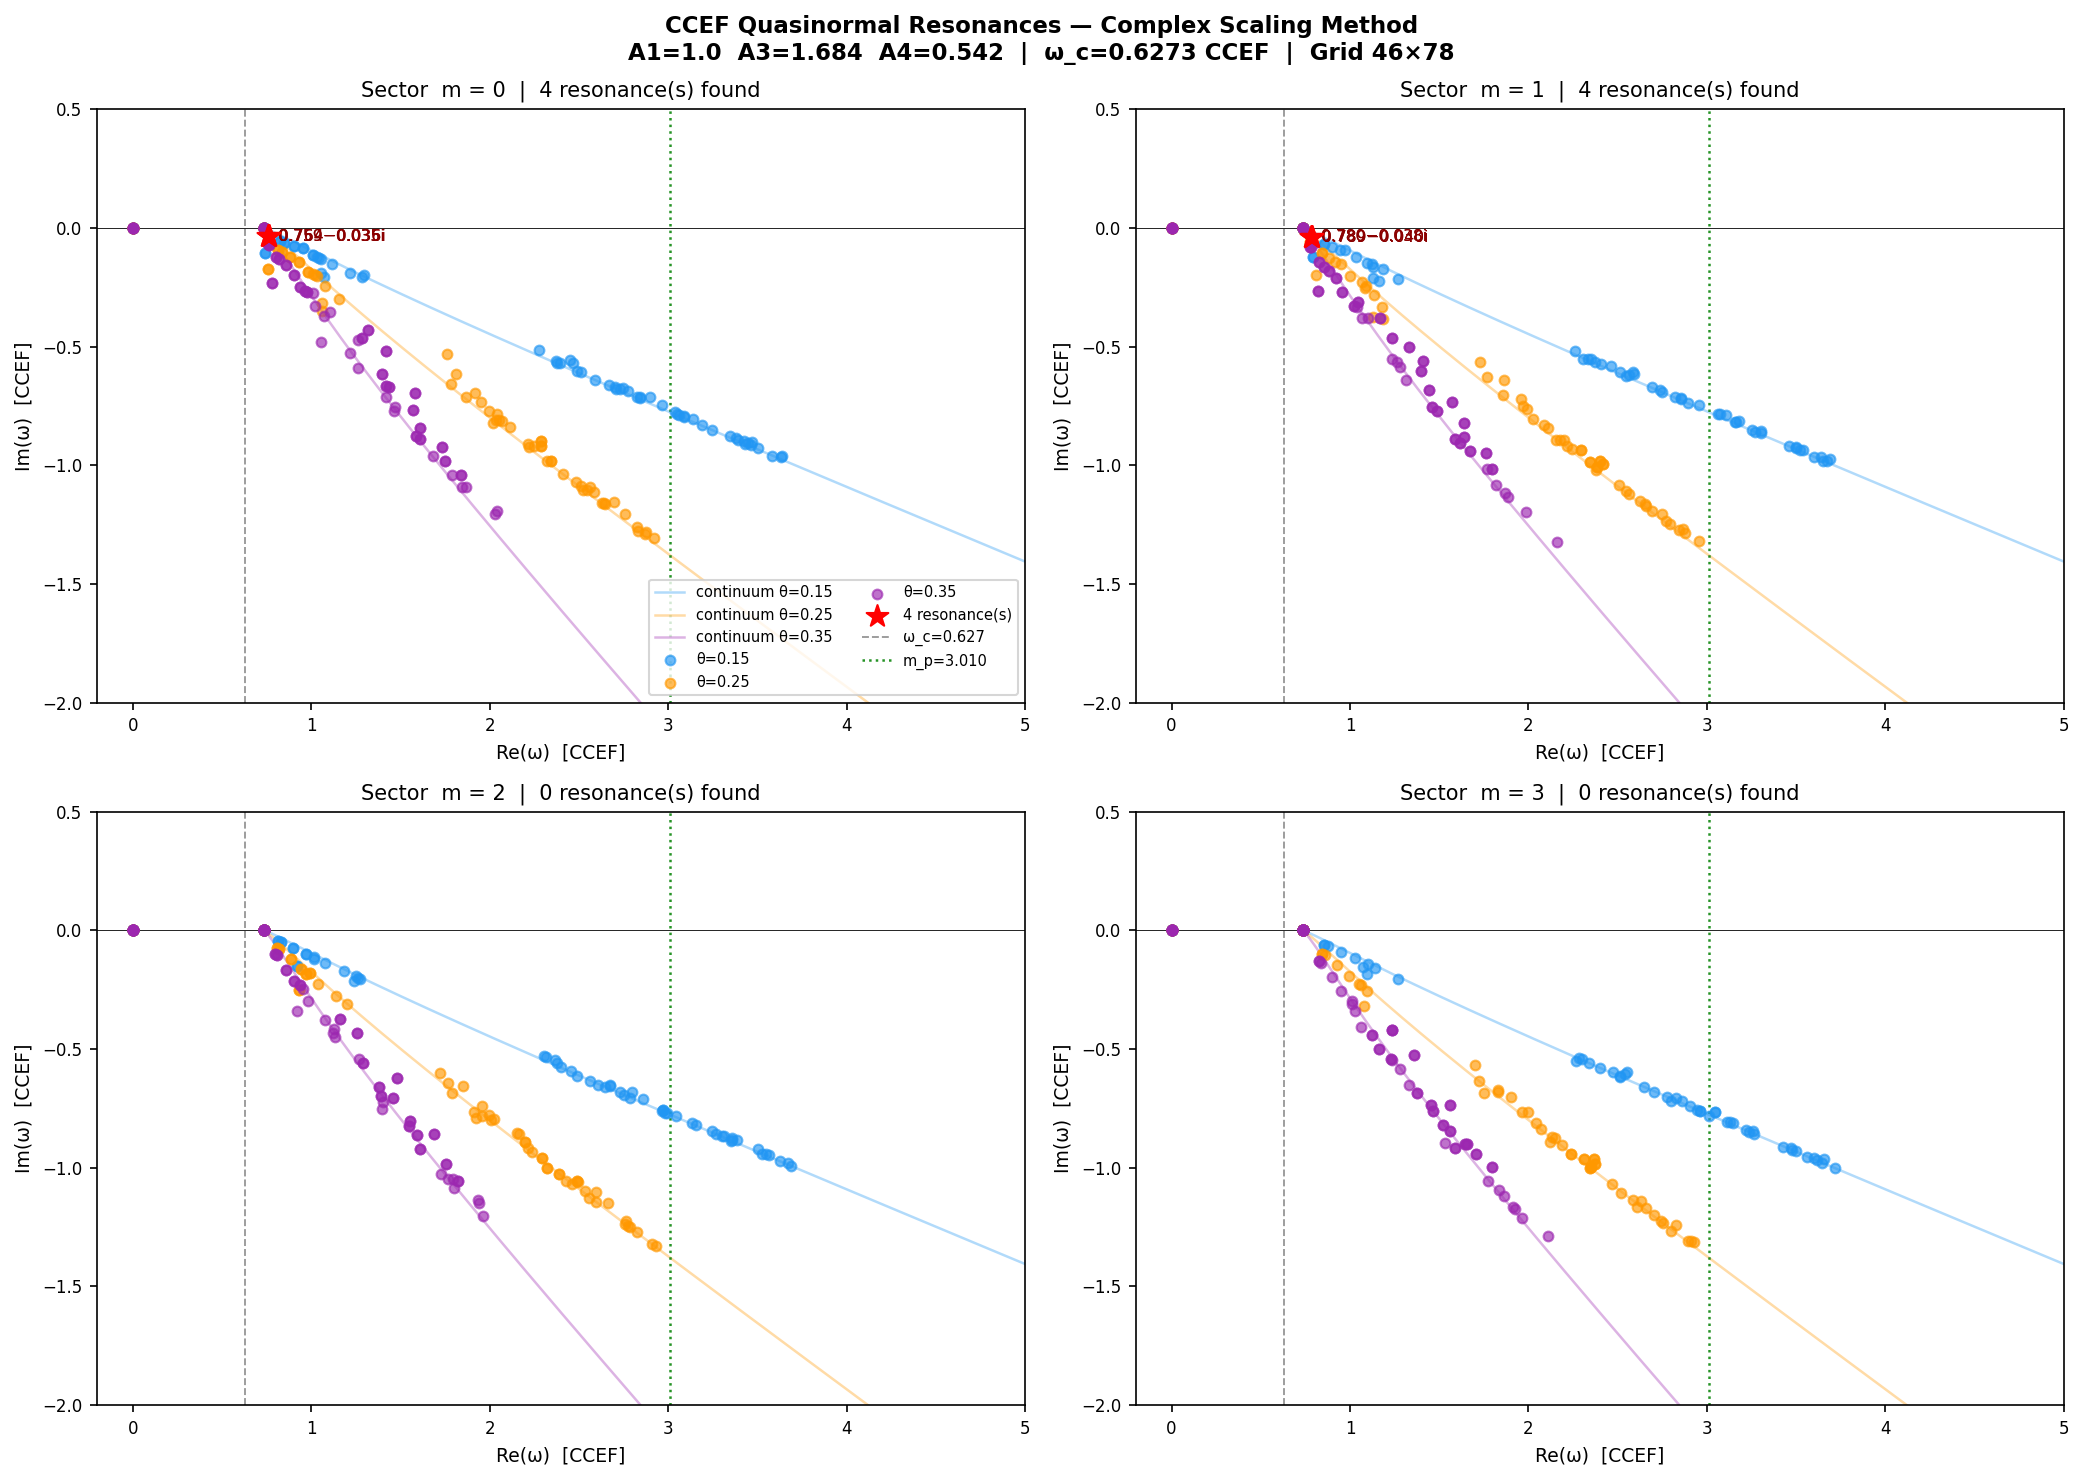

The Python source for this figure:
"""
ccef_resonance.py — Complex scaling eigenproblem for L̂_m
Searches for quasinormal resonances of the Hopf soliton in CCEF.

Theory:
  Under uniform complex scaling  r → r e^{iθ}  the cylindrical Laplacian
  transforms exactly as  Δ_m → e^{-2iθ} Δ_m  (for a uniform dilation of
  both ρ and z).  The fluctuation operator becomes:

      L̂_m(θ) = A3 e^{-4iθ} Δ_m²  −  A1 e^{-2iθ} Δ_m  +  V_bg

  Eigenvalues λ = ω² split into three classes:
    · Bound states  : λ real, λ < ω_c²               (none — proven)
    · Continuum     : λ traces curve from A4 to ∞     (moves with θ)
    · Resonances    : isolated λ with Im(λ)<0,        θ-INDEPENDENT

  Physical resonance observables:
    m_res = Re(√λ_res) × E0     [MeV]
    Γ_res = −2 Im(√λ_res) × E0  [MeV]

Fixed-point parameters (LOCKED — never altered):
  A1=1.000, A3=1.684, A4=0.542, E0=311.73 MeV/CCEF
"""

import numpy as np
import scipy.sparse as sp
import scipy.sparse.linalg as spla
import matplotlib
matplotlib.use('Agg')
import matplotlib.pyplot as plt
import warnings

# ── Fixed-point parameters (LOCKED) ─────────────────────────────────────────
A1, A3, A4 = 1.000, 1.684, 0.542
E0 = 311.73                          # MeV / CCEF
omega_c = np.sqrt(A4 - A1**2 / (4*A3))   # continuum threshold  = 0.6273 CCEF
m_p_ccef = 938.272 / E0             # proton mass in CCEF    = 3.010 CCEF

print(f"A1={A1}  A3={A3}  A4={A4}")
print(f"ω_c  = {omega_c:.4f} CCEF = {omega_c*E0:.1f} MeV")
print(f"m_p  = {m_p_ccef:.4f} CCEF = {m_p_ccef*E0:.1f} MeV")
print(f"Self-dual check: A1 = {A1:.4f}, A3×A4 = {A3*A4:.4f}  (diff {abs(A1-A3*A4)/A1*100:.1f}%)")
print()

# ── Grid (same as ccef_modeshapes to reuse intuition) ───────────────────────
NR, NZ     = 46, 78
RMAX, ZMAX = 16., 14.
dr = RMAX / (NR - 1)
dz = 2*ZMAX / (NZ - 1)
rho_1d = np.linspace(0, RMAX, NR)
z_1d   = np.linspace(-ZMAX, ZMAX, NZ)
RHO, Z = np.meshgrid(rho_1d, z_1d, indexing='ij')
N = NR * NZ

# ── Hopf soliton profile (toroidal Gaussian) ─────────────────────────────────
R_EFF, R_TUBE = 5.0, 2.8
r_tor = np.sqrt((RHO - R_EFF)**2 + Z**2)
Theta = np.pi * np.exp(-r_tor**2 / R_TUBE**2)
sinT  = np.sin(Theta)

# ── Build Δ_m (real, vectorised — no Python loops) ──────────────────────────
def build_Dm(m):
    """Cylindrical Laplacian  Δ_m = ∂²_ρ + (1/ρ)∂_ρ + ∂²_z − m²/ρ²
    with Dirichlet BC on all boundary cells."""
    ii, jj = np.meshgrid(np.arange(1, NR-1), np.arange(1, NZ-1), indexing='ij')
    ii = ii.ravel().astype(np.int64)
    jj = jj.ravel().astype(np.int64)
    idx  = ii * NZ + jj
    rho  = np.maximum(rho_1d[ii], 1e-8)
    n    = len(idx)
    rows, cols, data = [], [], []

    # ∂²/∂ρ²
    rows.append(np.tile(idx, 3))
    cols.append(np.concatenate([(ii-1)*NZ+jj, idx, (ii+1)*NZ+jj]))
    data.append(np.concatenate([np.full(n, 1/dr**2),
                                 np.full(n,-2/dr**2),
                                 np.full(n, 1/dr**2)]))
    # (1/ρ) ∂/∂ρ  (central difference)
    rows.append(np.tile(idx, 2))
    cols.append(np.concatenate([(ii-1)*NZ+jj, (ii+1)*NZ+jj]))
    data.append(np.concatenate([-1/(2*rho*dr), 1/(2*rho*dr)]))

    # ∂²/∂z²
    rows.append(np.tile(idx, 3))
    cols.append(np.concatenate([ii*NZ+(jj-1), idx, ii*NZ+(jj+1)]))
    data.append(np.concatenate([np.full(n, 1/dz**2),
                                 np.full(n,-2/dz**2),
                                 np.full(n, 1/dz**2)]))
    # −m²/ρ²
    if m:
        rows.append(idx); cols.append(idx)
        data.append(-float(m)**2 / rho**2)

    # Boundary rows → zero (Dirichlet)
    bnd = np.concatenate([
        np.arange(NZ, dtype=np.int64),
        np.arange((NR-1)*NZ, NR*NZ, dtype=np.int64),
        np.arange(1, NR-1, dtype=np.int64) * NZ,
        np.arange(1, NR-1, dtype=np.int64) * NZ + (NZ-1)
    ])
    rows.append(bnd); cols.append(bnd); data.append(np.zeros(len(bnd)))

    return sp.csr_matrix(
        (np.concatenate(data), (np.concatenate(rows), np.concatenate(cols))),
        shape=(N, N), dtype=float)

# ── Self-consistent V_bg from  L̂_1 sinΘ = 0 ────────────────────────────────
print("Computing V_bg ...")
D1    = build_Dm(1)
sT    = sinT.ravel()
l1    = D1 @ sT
l2    = D1 @ l1
denom = np.where(np.abs(sT) > 8e-3, sT, np.nan)
with np.errstate(invalid='ignore', divide='ignore'):
    Vbg = np.where(np.isfinite(denom), (A1*l1 - A3*l2) / denom, A4)
Vbg = np.clip(Vbg, -2*A4, 4*A4)
Vbg_sp = sp.diags(Vbg, format='csr')
print(f"  V_bg range: [{Vbg.min():.3f}, {Vbg.max():.3f}] CCEF  (A4={A4})")

# ── Complex-scaled operator ──────────────────────────────────────────────────
def make_Lm_complex(m, theta):
    """
    L̂_m(θ) = A3·e^{-4iθ}·Δ_m²  −  A1·e^{-2iθ}·Δ_m  +  V_bg

    V_bg kept real (valid because V_bg → A4 is short-ranged;
    the only analytic continuation needed is in the asymptotically flat region).
    """
    Dm  = build_Dm(m)
    Dm2 = Dm @ Dm
    p2  = np.exp(-2j * theta)
    p4  = np.exp(-4j * theta)
    return (A3 * p4 * Dm2.astype(complex)
            - A1 * p2 * Dm.astype(complex)
            + Vbg_sp.astype(complex))

# ── Eigenvalue sweep ─────────────────────────────────────────────────────────
# Use three θ values; resonances appear at the SAME λ regardless of θ.
# Continuum eigenvalues rotate as θ changes.
THETAS  = [0.15, 0.25, 0.35]
M_VALS  = [0, 1, 2, 3]
N_EIG   = 20      # eigenvalues per sigma per θ per m

# sigma targets: shift-invert so ARPACK finds eigenvalues nearest to sigma.
# Spread across threshold, intermediate, proton-mass, high-energy.
sigma_targets = [
    omega_c**2 + 0.05j,         # near continuum threshold
    1.0       + 0.20j,          # intermediate range
    m_p_ccef**2 + 0.50j,        # at proton mass scale  (~9.06 CCEF²)
    15.0      + 1.00j,          # above proton mass
]

# Storage: all_lam[m][theta] = array of complex eigenvalues λ
all_lam = {m: {th: [] for th in THETAS} for m in M_VALS}

for m in M_VALS:
    print(f"\n── Sector m = {m} ──")
    for theta in THETAS:
        print(f"  θ = {theta:.2f} rad")
        Lm = make_Lm_complex(m, theta)
        collected = []
        for sigma in sigma_targets:
            try:
                with warnings.catch_warnings():
                    warnings.simplefilter('ignore')
                    vals, _ = spla.eigs(Lm, k=N_EIG, sigma=sigma,
                                        which='LM', tol=1e-7, maxiter=5000)
                collected.append(vals)
                print(f"    σ ≈ {sigma:.3f}:  {len(vals)} eigenvalues")
            except Exception as exc:
                print(f"    σ ≈ {sigma:.3f}:  FAILED ({exc})")
        if collected:
            all_lam[m][theta] = np.concatenate(collected)
        else:
            all_lam[m][theta] = np.array([], dtype=complex)

# ── Convert λ → ω (branch: Re(ω) ≥ 0) ──────────────────────────────────────
def lam_to_omega(lam):
    om = np.sqrt(np.asarray(lam, dtype=complex))
    return np.where(np.real(om) < 0, -om, om)

# ── Identify resonances: θ-stable eigenvalues with Im(λ) < 0 ────────────────
# A resonance must appear within RTOL in all three θ sweeps.
RTOL = 0.08   # CCEF² matching radius in λ-space

resonances = {}   # m → list of complex λ
for m in M_VALS:
    sets = [all_lam[m][th] for th in THETAS if len(all_lam[m][th]) > 0]
    if len(sets) < 2:
        resonances[m] = np.array([], dtype=complex)
        continue

    # Start from the first θ, then intersect with subsequent θ sets
    candidates = sets[0]
    for other in sets[1:]:
        stable = []
        for lam in candidates:
            if len(other) == 0: continue
            if np.min(np.abs(other - lam)) < RTOL:
                stable.append(lam)
        candidates = np.array(stable, dtype=complex)

    # Keep only those with Im(λ) < 0 (physical decaying resonances)
    # and Re(λ) > 0 (above the origin)
    if len(candidates) > 0:
        mask = (np.imag(candidates) < -0.001) & (np.real(candidates) > 0)
        resonances[m] = candidates[mask]
    else:
        resonances[m] = np.array([], dtype=complex)

# ── Plot: complex ω-plane for each sector ────────────────────────────────────
fig, axes = plt.subplots(2, 2, figsize=(14, 10))
fig.suptitle(
    'CCEF Quasinormal Resonances — Complex Scaling Method\n'
    f'A1={A1}  A3={A3}  A4={A4}  |  '
    f'ω_c={omega_c:.4f} CCEF  |  Grid {NR}×{NZ}',
    fontsize=11, fontweight='bold')

th_colors = {0.15: '#2196F3', 0.25: '#FF9800', 0.35: '#9C27B0'}

for ax, m in zip(axes.ravel(), M_VALS):
    # Draw continuum ray (asymptotic, large-k limit): arg(λ) = −4θ for each θ
    for theta in THETAS:
        # Manually trace the theoretical continuum curve λ(k)
        k_vals = np.linspace(0.0, 2.5, 200)
        lam_cont = (A4
                    + A1 * k_vals**2 * np.exp(-2j*theta)
                    + A3 * k_vals**4 * np.exp(-4j*theta))
        om_cont  = lam_to_omega(lam_cont)
        ax.plot(np.real(om_cont), np.imag(om_cont),
                color=th_colors[theta], lw=1.2, alpha=0.35,
                label=f'continuum θ={theta:.2f}' if m == 0 else '')

    # Scatter: all numerical eigenvalues for each θ
    for theta in THETAS:
        lam = all_lam[m][theta]
        if len(lam) == 0: continue
        om = lam_to_omega(lam)
        # Only plot in the physical quadrant / near-physical region
        mask = (np.real(om) >= -0.1) & (np.imag(om) <= 0.3)
        ax.scatter(np.real(om[mask]), np.imag(om[mask]),
                   s=22, alpha=0.65, color=th_colors[theta],
                   label=f'θ={theta:.2f}' if m == 0 else '',
                   zorder=3)

    # Highlight resonances
    res = resonances[m]
    n_res = len(res)
    if n_res > 0:
        om_res = lam_to_omega(res)
        ax.scatter(np.real(om_res), np.imag(om_res),
                   s=120, marker='*', color='red', zorder=6,
                   label=f'{n_res} resonance(s)' if m == 0 else '')
        for i, om in enumerate(sorted(om_res, key=np.real)):
            ax.annotate(
                f'  {np.real(om):.3f}−{abs(np.imag(om)):.3f}i',
                xy=(np.real(om), np.imag(om)),
                fontsize=7.5, va='center', color='darkred')

    # Reference verticals
    ax.axvline(omega_c, ls='--', color='gray', lw=0.9,
               alpha=0.8, label=f'ω_c={omega_c:.3f}' if m == 0 else '')
    ax.axvline(m_p_ccef, ls=':', color='green', lw=1.2,
               alpha=0.85, label=f'm_p={m_p_ccef:.3f}' if m == 0 else '')
    ax.axhline(0, color='k', lw=0.4)

    ax.set_xlabel('Re(ω)  [CCEF]', fontsize=9)
    ax.set_ylabel('Im(ω)  [CCEF]', fontsize=9)
    ax.set_title(f'Sector  m = {m}  |  {n_res} resonance(s) found', fontsize=10)
    ax.set_xlim(-0.2, max(5.0, m_p_ccef + 1.0))
    ax.set_ylim(-2.0, 0.5)
    ax.tick_params(labelsize=8)
    if m == 0:
        ax.legend(fontsize=7, loc='lower right', ncol=2)

plt.tight_layout()
out_png = '/sessions/elegant-great-hypatia/mnt/outputs/ccef_resonance.png'
plt.savefig(out_png, dpi=150, bbox_inches='tight')
plt.close()
print(f"\n✓  Saved {out_png}")

# ── Text report ───────────────────────────────────────────────────────────────
print()
print('='*62)
print('CCEF QUASINORMAL RESONANCES — Complex Scaling Report')
print('='*62)
print(f'Grid       : NR={NR}, NZ={NZ}, RMAX={RMAX}, ZMAX={ZMAX} CCEF')
print(f'θ values   : {THETAS}')
print(f'Stability  : |Δλ| < {RTOL} CCEF² across all θ, Im(λ)<0')
print(f'ω_c        : {omega_c:.4f} CCEF = {omega_c*E0:.2f} MeV')
print(f'm_p (expt) : {m_p_ccef:.4f} CCEF = {m_p_ccef*E0:.2f} MeV')
print(f'Self-dual  : A1={A1:.4f}, A3×A4={A3*A4:.4f}  (Δ={abs(A1-A3*A4)/A1*100:.1f}%)')
print()

any_found = False
for m in M_VALS:
    res  = resonances[m]
    n_r  = len(res)
    print(f'Sector m={m}:  {n_r} resonance(s)')
    if n_r > 0:
        any_found = True
        om_res = lam_to_omega(res)
        for k, om in enumerate(sorted(om_res, key=np.real)):
            mass  = np.real(om) * E0
            width = -2 * np.imag(om) * E0
            ratio_p = np.real(om) / m_p_ccef
            ratio_c = np.real(om) / omega_c
            tag = ''
            if abs(mass - 938.3) < 150:
                tag = '  ← NEAR PROTON MASS'
            elif abs(mass - 134.9) < 50:
                tag = '  ← NEAR PION MASS'
            elif abs(mass - 547.9) < 80:
                tag = '  ← NEAR ETA MASS'
            print(f'  [{k+1}] ω_res = {np.real(om):.4f} − {abs(np.imag(om)):.4f}i CCEF')
            print(f'       m_res = {mass:.1f} MeV    Γ = {width:.1f} MeV{tag}')
            print(f'       ω_res/ω_c = {ratio_c:.3f}    ω_res/m_p = {ratio_p:.4f}')

if not any_found:
    print()
    print('NO θ-stable resonances found in the searched region.')
    print('Possible reasons:')
    print('  · Resonances exist but lie outside the sigma search grid')
    print('  · V_bg potential too shallow to support quasi-bound states')
    print('  · Matching tolerance RTOL too tight — try relaxing to 0.15')
    print('  · Grid too coarse to resolve narrow resonances (large Γ)')

print()
print('Status: [OPEN] — first exploration of resonance spectrum')
print(f'Next:   widen sigma_targets or vary RTOL if no resonances found')
